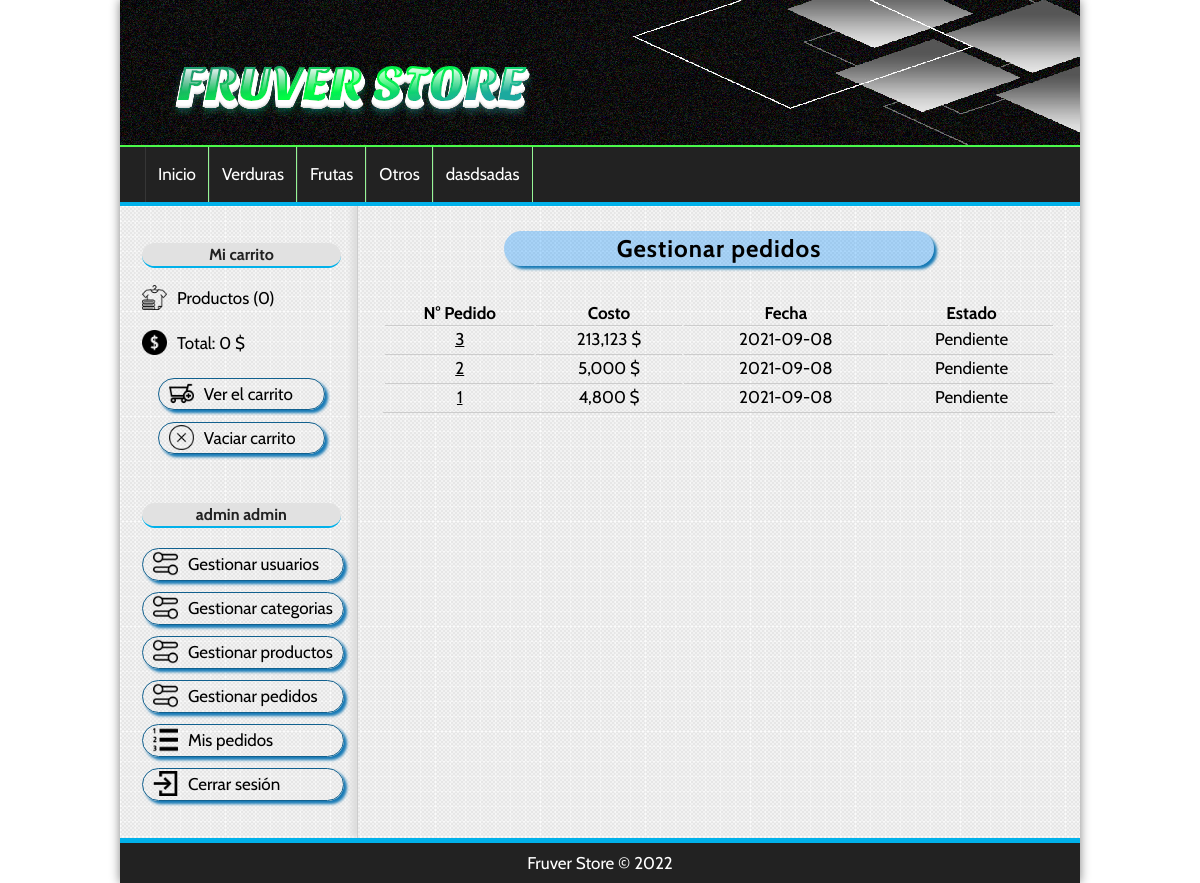
The page /pedido/gestion (signed in) on the database its author committed.
### tables this page shows
CREATE TABLE IF NOT EXISTS `categorias` (
  `id` int(255) NOT NULL AUTO_INCREMENT,
  `nombre` varchar(100) NOT NULL,
  PRIMARY KEY (`id`)
);

CREATE TABLE IF NOT EXISTS `pedidos` (
  `id` int(255) NOT NULL AUTO_INCREMENT,
  `usuario_id` int(255) NOT NULL,
  `departamento` varchar(100) NOT NULL,
  `municipio` varchar(100) NOT NULL,
  `direccion` varchar(255) NOT NULL,
  `costo` float(200,2) NOT NULL,
  `estado` varchar(20) NOT NULL,
  `fecha` date DEFAULT NULL,
  `hora` time DEFAULT NULL,
  PRIMARY KEY (`id`),
  KEY `fk_pedido_usuario` (`usuario_id`)
);

### config/db.php (called while the page is built)
<?php
class Database{
    public static function connect(){
        $db = new mysqli('localhost', 'root', '', 'fruver_store');
        $db->query("SET NAMES 'utf8'");
        return $db;
    }
}
?>

### helpers/utils.php (called while the page is built, shortened)
<?php
class Utils{
    public static function showCategorias(){
        require_once 'models/categoria.php';
        $categoria = new Categoria();
        $categorias = $categoria->getAll();
        return $categorias;
    }
    public static function showStatus($status){
        $value = 'Pendiente';
        if ( $status == 'confirm' ) {
            $value = 'Pendiente';
        }else if( $status == 'preparation' ){
            $value = 'En preparación';
        }else if( $status == 'ready' ){
            $value = 'Preparado para enviar';
        }else if( $status == 'sended' ){
            $value = 'Enviado';
        }
        return $value;
    }
}
?>

### models/categoria.php (called while the page is built, shortened)
<?php
class Categoria{
    private $db;
    public function __construct(){
        $this->db = Database::connect();
    }
    public function getAll(){
        $sql = "SELECT * FROM categorias ORDER BY id ASC;";
        $categorias = $this->db->query($sql);
        return $categorias;
    }
}
?>

### controllers/PedidoController.php (called while the page is built, shortened)
<?php
require_once 'models/pedido.php';
class pedidoController{
    public function gestion(){
        $gestion = true;
        $pedido = new Pedido();
        $pedidos = $pedido->getAll();
        require_once 'views/pedido/mis_pedidos.php';
    }
}
?>

### models/pedido.php (called while the page is built, shortened)
<?php
class Pedido{
    private $db;
    public function __construct(){
        $this->db = Database::connect();
    }
    public function getAll(){
        $sql = "SELECT * FROM pedidos ORDER BY id DESC";
        $productos = $this->db->query($sql);
        return $productos;
    }
}
?>

### views/pedido/mis_pedidos.php (the view)
<?php if( isset($gestion) ): ?>
    <div class="tittle">
        <h1>Gestionar pedidos</h1>
    </div>
<?php else: ?>
    <div class="tittle">
        <h1>Mis pedidos</h1>
    </div>
<?php endif; ?>
<table>
        <tr>
            <th>N° Pedido</th>
            <th>Costo</th>
            <th>Fecha</th>
            <th>Estado</th>
        </tr>
        <?php
            while( $pedido = $pedidos->fetch_object() ):
        ?>
            <tr>
                <td>
                <a href="<?=base_url?>pedido/detalle&id=<?=$pedido->id?>"><?=$pedido->id?></a>
                </td>
                <td>
                    <?php $price = number_format($pedido->costo, 0, '.', ','); ?>
                    <?=$price.' $'?>
                </td>
                <td>
                    <?=$pedido->fecha?>
                </td>
                <td>
                    <?=Utils::showStatus($pedido->estado)?>
                </td>
            </tr>
            <?php endwhile; ?>
    </table>

### views/layout/header.php (shortened to what this page needs)
<!DOCTYPE html>
<html lang="es">
    <head>
        <link rel="stylesheet" href="<?=base_url?>assets\css\styles.css">
    </head>
    <body>
        <div id="container">
            <header id="header">
                <div id="logo">
                    <a href="<?=base_url?>">
                        <img src="<?=base_url?>uploads/images/FRUVER_STORE.svg" alt="Logo Tienda">
                    </a>
                </div>
            </header>
            <?php $categorias = Utils::showCategorias(); ?>
            <nav id="menu">
                <ul>
                    <li>
                        <a href="<?=base_url?>">
                            Inicio
                        </a>
                    </li>
                    <?php while($categoria = $categorias->fetch_object()): ?>
                        <li>
                            <a href="<?=base_url?>categoria/ver&id=<?=$categoria->id?>">
                                <?=$categoria->nombre?>
                            </a>
                    </li>
                    <?php endwhile; ?>
                </ul>
            </nav>
            <div id="content">

### assets/css/styles.css (style rules this page uses)
* { padding: 0px; margin: 0px; font-family: 'Cabin', sans-serif; font-size: 17px; }
body { background: url(../img/Fondo1.jpg); }
a { color: black; }
table { text-align: center; width: 100%; border-bottom: 1px solid #ccc; }
td { border-top: 1px solid #ccc; padding: 3px; }
tr { padding: 10px; }
#container { width: 80%; margin: 0px auto; box-shadow: 0px 0px 10px gray; background: white; }
#header { height: 145px; background: url(../img/fondonegro.png); }
#logo { padding: 3px; margin-left: -170px; float: left; }
#logo a { float: left; font-size: 40px; letter-spacing: 4px; font-family: 'Cabin', sans-serif; text-transform: uppercase; color: #01b1EA; font-weight: bold; text-decoration: none; margin-top: 30px; margin-left: 150px; text-shadow: 0px 2px 1px #222222; transition: all 300ms; }
#menu { clear:both; max-width: 1011px; background: #222; color: white; height: 55px; border-top: 2px solid #4bfa4b; border-bottom: 4px solid #01b1EA; }
#menu ul { list-style: none; text-decoration: none; margin: 0px auto; margin-left: 25px; }
#menu ul li { line-height: 55px; float: left; border-right: 1px solid #96f596; }
#menu a { display: block; color: white; text-decoration: none; padding-left: 12px; padding-right: 12px; transition: all 400ms; }
#menu a:first-child { border-left: 1px solid #363636; }
#content { margin: 0px auto; overflow: hidden; background: url(../img/back.png); }
#central h1 { font-size: 24px; font-weight: bold; margin-left: auto; margin-right: auto; width: 401px; letter-spacing: 1px; text-align: center; margin-bottom: 35px; padding: 3px; }
.tittle { background-color:rgba(0, 140, 255, 0.308); width: 430px; margin-left: auto; margin-right: auto; border-radius: 20px; text-decoration: none; box-shadow: 3px 3px 3px #1579b5; }

### rows shown on the page
categorias: nombre "Verduras"
categorias: nombre "Frutas"
categorias: nombre "Otros"
categorias: nombre "dasdsadas"
pedidos: id "3", costo "213,123", fecha "2021-09-08", estado "Pendiente"
pedidos: id "2", costo "5,000", fecha "2021-09-08", estado "Pendiente"
pedidos: id "1", costo "4,800", fecha "2021-09-08", estado "Pendiente"

### other values the page prints
$stats['count'] "0"
$price "0"
$_SESSION['identity']->nombre "admin"
$_SESSION['identity']->apellidos "admin"
